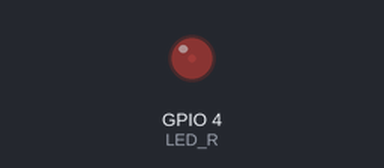
A sketch run on a simulated ESP32. On the bench: output pins drawn as LEDs (lit = HIGH). What the sketch prints to the serial monitor is not drawn.

Above: at 0.15 s.
At 0.75 s:
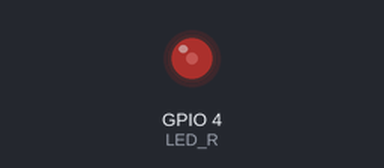
At 1.35 s:
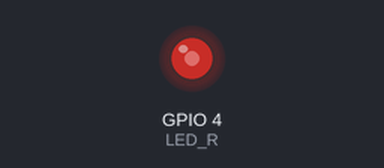
At 2.6 s:
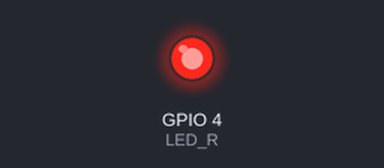
Timing chart, 0 to 4.1 s (numbered marks = the images above):
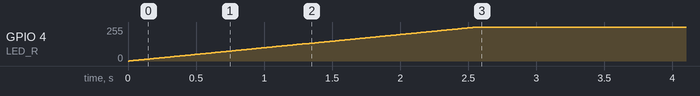

Measured:
- by itself, GPIO 4 (LED_R): moves from 0/255 to 255/255 over 2.5 s

The sketch:

esp32_ch05_pwm_ledc.ino
```cpp
#define FREQ       2000
#define CHANNEL    0
#define RESOLUTION 8
#define LED_R      4

void led_init() {
  ledcSetup(CHANNEL, FREQ, RESOLUTION);
  ledcAttachPin(LED_R, CHANNEL);
}

void led_pwm_ledc() {
  for(int i = 0; i < pow(2, RESOLUTION); i++) {
    ledcWrite(CHANNEL, i);
    delay(10);
  }
  for(int i = pow(2, RESOLUTION) - 1; i >= 0; i++) {
    ledcWrite(CHANNEL, i);
    delay(10);
  }
}

void setup() {
  Serial.begin(9600);
  led_init();
}

void loop() {
  Serial.print("hello pwm ledc");
  led_pwm_ledc();
}
```
